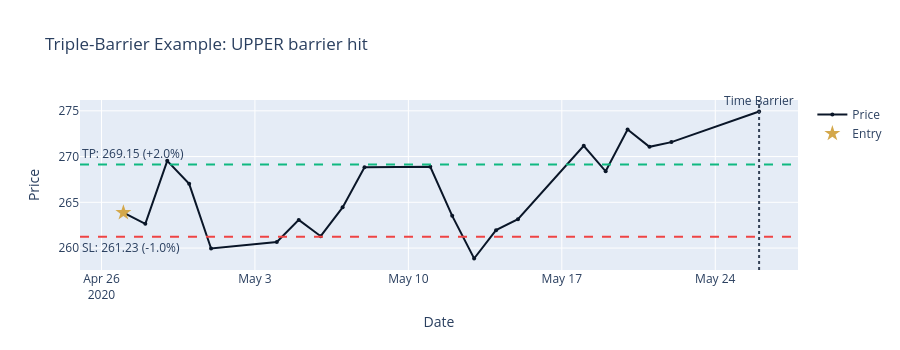
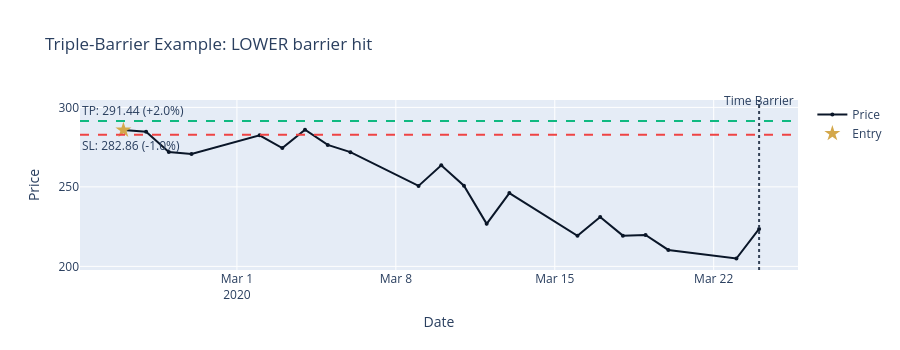
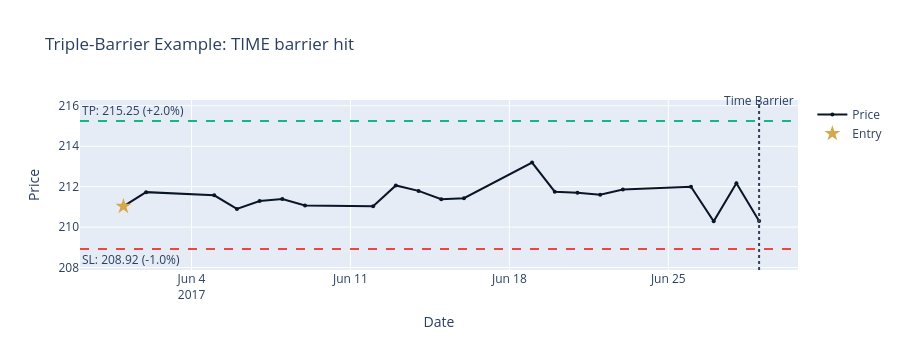

These figures' notebook cell, in order:
### Markdown cell above
### 6.1 Triple-Barrier Path Visualization

**Understanding triple-barrier requires seeing the price paths**.
Below we plot several example trades showing how barriers are hit.

### Code cell
# Find examples of each barrier hit type
tb_with_price = labels_tb.join(
    spy.select(["timestamp", "close"]), on="timestamp", how="left"
).with_row_index("row_idx")


def plot_triple_barrier_example(
    df: pl.DataFrame, entry_idx: int, config: LabelingConfig, title: str
) -> go.Figure:
    """Plot a single triple-barrier trade example with barriers overlaid."""
    # Get entry point
    entry_row = df.row(entry_idx, named=True)
    entry_price = entry_row["close"]
    entry_time = entry_row["timestamp"]

    # Calculate barrier levels
    upper_level = entry_price * (1 + config.upper_barrier)
    lower_level = entry_price * (1 - config.lower_barrier)

    # Get the forward price path
    forward_rows = df.filter(pl.col("timestamp") >= entry_time).head(config.max_holding_period + 1)

    fig = go.Figure()

    # Price path
    fig.add_trace(
        go.Scatter(
            x=forward_rows["timestamp"].to_list(),
            y=forward_rows["close"].to_numpy(),
            mode="lines+markers",
            name="Price",
            line=dict(color=COLORS["blue"], width=2),
            marker=dict(size=4),
        )
    )

    # Entry point
    fig.add_trace(
        go.Scatter(
            x=[entry_time],
            y=[entry_price],
            mode="markers",
            name="Entry",
            marker=dict(color=COLORS["amber"], size=12, symbol="star"),
        )
    )

    # Upper barrier (horizontal line) - label on the left to clear the time-barrier text
    fig.add_hline(
        y=upper_level,
        line_dash="dash",
        line_color=COLORS["positive"],
        annotation_text=f"TP: {upper_level:.2f} (+{config.upper_barrier:.1%})",
        annotation_position="top left",
    )

    # Lower barrier (horizontal line)
    fig.add_hline(
        y=lower_level,
        line_dash="dash",
        line_color=COLORS["negative"],
        annotation_text=f"SL: {lower_level:.2f} (-{config.lower_barrier:.1%})",
        annotation_position="bottom left",
    )

    # Time barrier (vertical line at end)
    # Note: Use add_shape instead of add_vline with annotation to avoid Plotly datetime bug
    time_barrier = forward_rows["timestamp"].to_list()[-1] if len(forward_rows) > 0 else entry_time
    fig.add_shape(
        type="line",
        x0=time_barrier,
        x1=time_barrier,
        y0=0,
        y1=1,
        yref="paper",
        line=dict(color=COLORS["neutral"], dash="dot"),
    )
    fig.add_annotation(
        x=time_barrier,
        y=1,
        yref="paper",
        text="Time Barrier",
        showarrow=False,
        yshift=10,
    )

    fig.update_layout(
        height=350,
        title=title,
        xaxis_title="Date",
        yaxis_title="Price",
        showlegend=True,
    )
    return fig


# Find examples of each barrier type
if "barrier_hit" in labels_tb.columns:
    # Get indices for different barrier hits
    examples = []

    for barrier_type in ["upper", "lower", "time"]:
        matches = tb_with_price.filter(
            (pl.col("barrier_hit") == barrier_type) & (pl.col("close").is_not_null())
        )
        if len(matches) > 10:
            # Pick an example from the middle of the dataset
            idx = len(matches) // 2
            row_idx = matches["row_idx"][idx]
            examples.append((barrier_type, row_idx))

    # Plot examples
    for barrier_type, idx in examples[:3]:  # Limit to 3 examples
        if idx < len(tb_with_price):
            fig = plot_triple_barrier_example(
                tb_with_price,
                idx,
                config,
                f"Triple-Barrier Example: {barrier_type.upper()} barrier hit",
            )
            fig.show()

### Figure 1 — Plotly figure (JSON) as saved in the notebook; plotly's stock layout.template omitted (floating-point values rounded to 4 significant figures)
{"data": [{"line": {"color": "#0a1628", "width": 2}, "marker": {"size": 4}, "mode": "lines+markers", "name": "Price", "x": ["2020-04-27T00:00:00", "2020-04-28T00:00:00", "2020-04-29T00:00:00", "2020-04-30T00:00:00", "2020-05-01T00:00:00", "2020-05-04T00:00:00", "2020-05-05T00:00:00", "2020-05-06T00:00:00", "2020-05-07T00:00:00", "2020-05-08T00:00:00", "2020-05-11T00:00:00", "2020-05-12T00:00:00", "2020-05-13T00:00:00", "2020-05-14T00:00:00", "2020-05-15T00:00:00", "2020-05-18T00:00:00", "2020-05-19T00:00:00", "2020-05-20T00:00:00", "2020-05-21T00:00:00", "2020-05-22T00:00:00", "2020-05-26T00:00:00"], "y": [263.9, 262.7, 269.5, 267.0, 260.0, 260.7, 263.1, 261.3, 264.4, 268.8, 268.9, 263.5, 258.9, 262.0, 263.2, 271.2, 268.4, 273.0, 271.1, 271.6, 274.9], "type": "scatter"}, {"marker": {"color": "#D4A84B", "size": 12, "symbol": "star"}, "mode": "markers", "name": "Entry", "x": ["2020-04-27T00:00:00"], "y": [263.9], "type": "scatter"}], "layout": {"shapes": [{"line": {"color": "#10b981", "dash": "dash"}, "type": "line", "x0": 0, "x1": 1, "xref": "x domain", "y0": 269.1, "y1": 269.1, "yref": "y"}, {"line": {"color": "#ef4444", "dash": "dash"}, "type": "line", "x0": 0, "x1": 1, "xref": "x domain", "y0": 261.2, "y1": 261.2, "yref": "y"}, {"line": {"color": "#334155", "dash": "dot"}, "type": "line", "x0": "2020-05-26T00:00:00", "x1": "2020-05-26T00:00:00", "y0": 0, "y1": 1, "yref": "paper"}], "annotations": [{"showarrow": false, "text": "TP: 269.15 (+2.0%)", "x": 0, "xanchor": "left", "xref": "x domain", "y": 269.1, "yanchor": "bottom", "yref": "y"}, {"showarrow": false, "text": "SL: 261.23 (-1.0%)", "x": 0, "xanchor": "left", "xref": "x domain", "y": 261.2, "yanchor": "top", "yref": "y"}, {"showarrow": false, "text": "Time Barrier", "x": "2020-05-26T00:00:00", "y": 1, "yref": "paper", "yshift": 10}], "height": 350, "title": {"text": "Triple-Barrier Example: UPPER barrier hit"}, "xaxis": {"title": {"text": "Date"}}, "yaxis": {"title": {"text": "Price"}}, "showlegend": true}}

### Figure 2 — Plotly figure (JSON) as saved in the notebook; plotly's stock layout.template omitted (floating-point values rounded to 4 significant figures)
{"data": [{"line": {"color": "#0a1628", "width": 2}, "marker": {"size": 4}, "mode": "lines+markers", "name": "Price", "x": ["2020-02-25T00:00:00", "2020-02-26T00:00:00", "2020-02-27T00:00:00", "2020-02-28T00:00:00", "2020-03-02T00:00:00", "2020-03-03T00:00:00", "2020-03-04T00:00:00", "2020-03-05T00:00:00", "2020-03-06T00:00:00", "2020-03-09T00:00:00", "2020-03-10T00:00:00", "2020-03-11T00:00:00", "2020-03-12T00:00:00", "2020-03-13T00:00:00", "2020-03-16T00:00:00", "2020-03-17T00:00:00", "2020-03-18T00:00:00", "2020-03-19T00:00:00", "2020-03-20T00:00:00", "2020-03-23T00:00:00", "2020-03-24T00:00:00"], "y": [285.7, 284.7, 271.9, 270.7, 282.5, 274.4, 285.9, 276.4, 271.8, 250.6, 263.6, 250.7, 226.7, 246.1, 219.2, 231.0, 219.3, 219.8, 210.3, 204.9, 223.5], "type": "scatter"}, {"marker": {"color": "#D4A84B", "size": 12, "symbol": "star"}, "mode": "markers", "name": "Entry", "x": ["2020-02-25T00:00:00"], "y": [285.7], "type": "scatter"}], "layout": {"shapes": [{"line": {"color": "#10b981", "dash": "dash"}, "type": "line", "x0": 0, "x1": 1, "xref": "x domain", "y0": 291.4, "y1": 291.4, "yref": "y"}, {"line": {"color": "#ef4444", "dash": "dash"}, "type": "line", "x0": 0, "x1": 1, "xref": "x domain", "y0": 282.9, "y1": 282.9, "yref": "y"}, {"line": {"color": "#334155", "dash": "dot"}, "type": "line", "x0": "2020-03-24T00:00:00", "x1": "2020-03-24T00:00:00", "y0": 0, "y1": 1, "yref": "paper"}], "annotations": [{"showarrow": false, "text": "TP: 291.44 (+2.0%)", "x": 0, "xanchor": "left", "xref": "x domain", "y": 291.4, "yanchor": "bottom", "yref": "y"}, {"showarrow": false, "text": "SL: 282.86 (-1.0%)", "x": 0, "xanchor": "left", "xref": "x domain", "y": 282.9, "yanchor": "top", "yref": "y"}, {"showarrow": false, "text": "Time Barrier", "x": "2020-03-24T00:00:00", "y": 1, "yref": "paper", "yshift": 10}], "height": 350, "title": {"text": "Triple-Barrier Example: LOWER barrier hit"}, "xaxis": {"title": {"text": "Date"}}, "yaxis": {"title": {"text": "Price"}}, "showlegend": true}}

### Figure 3 — Plotly figure (JSON) as saved in the notebook; plotly's stock layout.template omitted (floating-point values rounded to 4 significant figures)
{"data": [{"line": {"color": "#0a1628", "width": 2}, "marker": {"size": 4}, "mode": "lines+markers", "name": "Price", "x": ["2017-06-01T00:00:00", "2017-06-02T00:00:00", "2017-06-05T00:00:00", "2017-06-06T00:00:00", "2017-06-07T00:00:00", "2017-06-08T00:00:00", "2017-06-09T00:00:00", "2017-06-12T00:00:00", "2017-06-13T00:00:00", "2017-06-14T00:00:00", "2017-06-15T00:00:00", "2017-06-16T00:00:00", "2017-06-19T00:00:00", "2017-06-20T00:00:00", "2017-06-21T00:00:00", "2017-06-22T00:00:00", "2017-06-23T00:00:00", "2017-06-26T00:00:00", "2017-06-27T00:00:00", "2017-06-28T00:00:00", "2017-06-29T00:00:00"], "y": [211.0, 211.7, 211.6, 210.9, 211.3, 211.4, 211.1, 211.0, 212.1, 211.8, 211.4, 211.4, 213.2, 211.8, 211.7, 211.6, 211.9, 212.0, 210.3, 212.2, 210.3], "type": "scatter"}, {"marker": {"color": "#D4A84B", "size": 12, "symbol": "star"}, "mode": "markers", "name": "Entry", "x": ["2017-06-01T00:00:00"], "y": [211.0], "type": "scatter"}], "layout": {"shapes": [{"line": {"color": "#10b981", "dash": "dash"}, "type": "line", "x0": 0, "x1": 1, "xref": "x domain", "y0": 215.2, "y1": 215.2, "yref": "y"}, {"line": {"color": "#ef4444", "dash": "dash"}, "type": "line", "x0": 0, "x1": 1, "xref": "x domain", "y0": 208.9, "y1": 208.9, "yref": "y"}, {"line": {"color": "#334155", "dash": "dot"}, "type": "line", "x0": "2017-06-29T00:00:00", "x1": "2017-06-29T00:00:00", "y0": 0, "y1": 1, "yref": "paper"}], "annotations": [{"showarrow": false, "text": "TP: 215.25 (+2.0%)", "x": 0, "xanchor": "left", "xref": "x domain", "y": 215.2, "yanchor": "bottom", "yref": "y"}, {"showarrow": false, "text": "SL: 208.92 (-1.0%)", "x": 0, "xanchor": "left", "xref": "x domain", "y": 208.9, "yanchor": "top", "yref": "y"}, {"showarrow": false, "text": "Time Barrier", "x": "2017-06-29T00:00:00", "y": 1, "yref": "paper", "yshift": 10}], "height": 350, "title": {"text": "Triple-Barrier Example: TIME barrier hit"}, "xaxis": {"title": {"text": "Date"}}, "yaxis": {"title": {"text": "Price"}}, "showlegend": true}}
